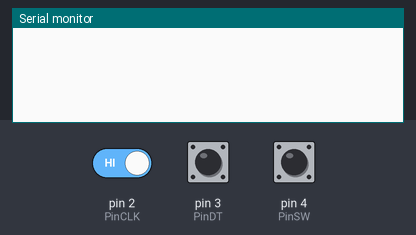
A sketch run on a simulated Arduino Uno, built with avr-gcc and run on an emulated ATmega328P. On the bench: the last lines printed to the serial monitor. The test bench sets the inputs (shaded band); at power-on: pin 2 (PinCLK) HIGH, pin 4 (PinSW) HIGH, pin 3 (PinDT) HIGH.

Above: at 1.2 s.
1.3 s: pin 2 (PinCLK) driven LOW
At 2.5 s:
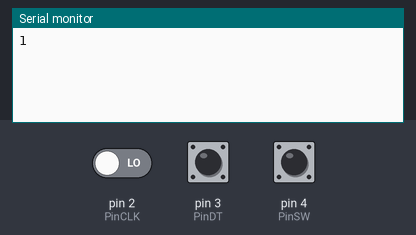
2.8 s: pin 4 (PinSW) pulled LOW for 0.15 s
At 3.6 s:
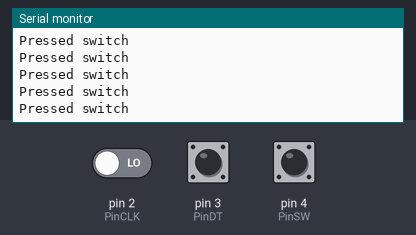
4.4 s: pin 2 (PinCLK) driven HIGH
At 5.1 s:
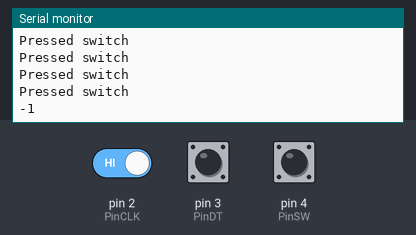
5.9 s: pin 2 (PinCLK) driven LOW and pin 4 (PinSW) driven LOW
At 6.6 s:
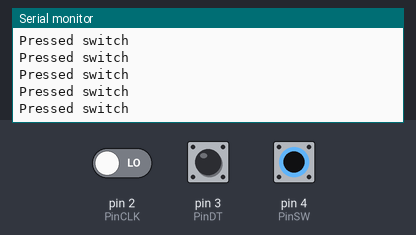

The sketch:

ENCODER_TEST.ino
```cpp
/* Arduino New Rotary Encoder Debounce

Created by Yvan /  https://www.brainy-bits.com/post/best-code-to-use-with-a-ky-040-rotary-encoder-let-s-find-out

This code is in the public domain...

You can: copy it, use it, modify it, share it or just plain ignore it!
Thx!

*/

// Rotary Encoder Module connections
const int PinSW=4;   // Rotary Encoder Switch
const int PinDT=3;    // DATA signal
const int PinCLK=2;    // CLOCK signal

// Variables to debounce Rotary Encoder
long TimeOfLastDebounce = 0;
int DelayofDebounce = 0.010; //Debounce delay of 10ms the average of all systems

// Store previous Pins state
int PreviousCLK;
int PreviousDATA;

int displaycounter=0; // Store current counter value
int angle = 0; //Angle of rotation
int desired_angle = 0;

void setup() {
  // Put current pins state in variables
  PreviousCLK=digitalRead(PinCLK);
  PreviousDATA=digitalRead(PinDT);

  // Set the Switch pin to use Arduino PULLUP resistors
  pinMode(PinSW, INPUT_PULLUP); //Not necesary since the encoder has a pullup resistor
  pinMode(PinDT, INPUT);
  pinMode(PinCLK, INPUT);
  Serial.begin(115200);

}
void loop() {
  // If enough time has passed check the rotary encoder
  if ((millis() - TimeOfLastDebounce) > DelayofDebounce) {

    check_rotary();  // Rotary Encoder check routine below

    PreviousCLK=digitalRead(PinCLK);
    PreviousDATA=digitalRead(PinDT);

    TimeOfLastDebounce=millis();  // Set variable to current millis() timer
  }


}


// Check if Rotary Encoder was moved
void check_rotary() {

 if ((PreviousCLK == 0) && (PreviousDATA == 1)) {
    if ((digitalRead(PinCLK) == 1) && (digitalRead(PinDT) == 0)) {
      displaycounter++;
     Serial.println(displaycounter);
    }
    if ((digitalRead(PinCLK) == 1) && (digitalRead(PinDT) == 1)) {
      displaycounter--;
      Serial.println(displaycounter);
    }
  }

if ((PreviousCLK == 1) && (PreviousDATA == 0)) {
    if ((digitalRead(PinCLK) == 0) && (digitalRead(PinDT) == 1)) {
      displaycounter++;
      Serial.println(displaycounter);
    }
    if ((digitalRead(PinCLK) == 0) && (digitalRead(PinDT) == 0)) {
      displaycounter--;
     Serial.println(displaycounter);
    }
  }

if ((PreviousCLK == 1) && (PreviousDATA == 1)) {
    if ((digitalRead(PinCLK) == 0) && (digitalRead(PinDT) == 1)) {
      displaycounter++;
      Serial.println(displaycounter);
    }
    if ((digitalRead(PinCLK) == 0) && (digitalRead(PinDT) == 0)) {
      displaycounter--;
     Serial.println(displaycounter);
    }
  }

if ((PreviousCLK == 0) && (PreviousDATA == 0)) {
    if ((digitalRead(PinCLK) == 1) && (digitalRead(PinDT) == 0)) {
      displaycounter++;
      Serial.println(displaycounter);
    }
    if ((digitalRead(PinCLK) == 1) && (digitalRead(PinDT) == 1)) {
      displaycounter--;
      Serial.println(displaycounter);
    }
  }

              // Check if Rotary Encoder switch was pressed
  if (digitalRead(PinSW) == LOW) {
    displaycounter=0;  // Reset counter to zero
   Serial.println("Pressed switch");
  }
 }
```

Measured:
- after the input at 1.3 s, the serial monitor: prints a new line at once (image 1)
- after the input at 2.8 s, the serial monitor: prints a new line at once (image 2)
- after the input at 4.4 s, the serial monitor: prints a new line at once (image 3)
- after the input at 5.9 s, the serial monitor: prints a new line at once (image 4)
